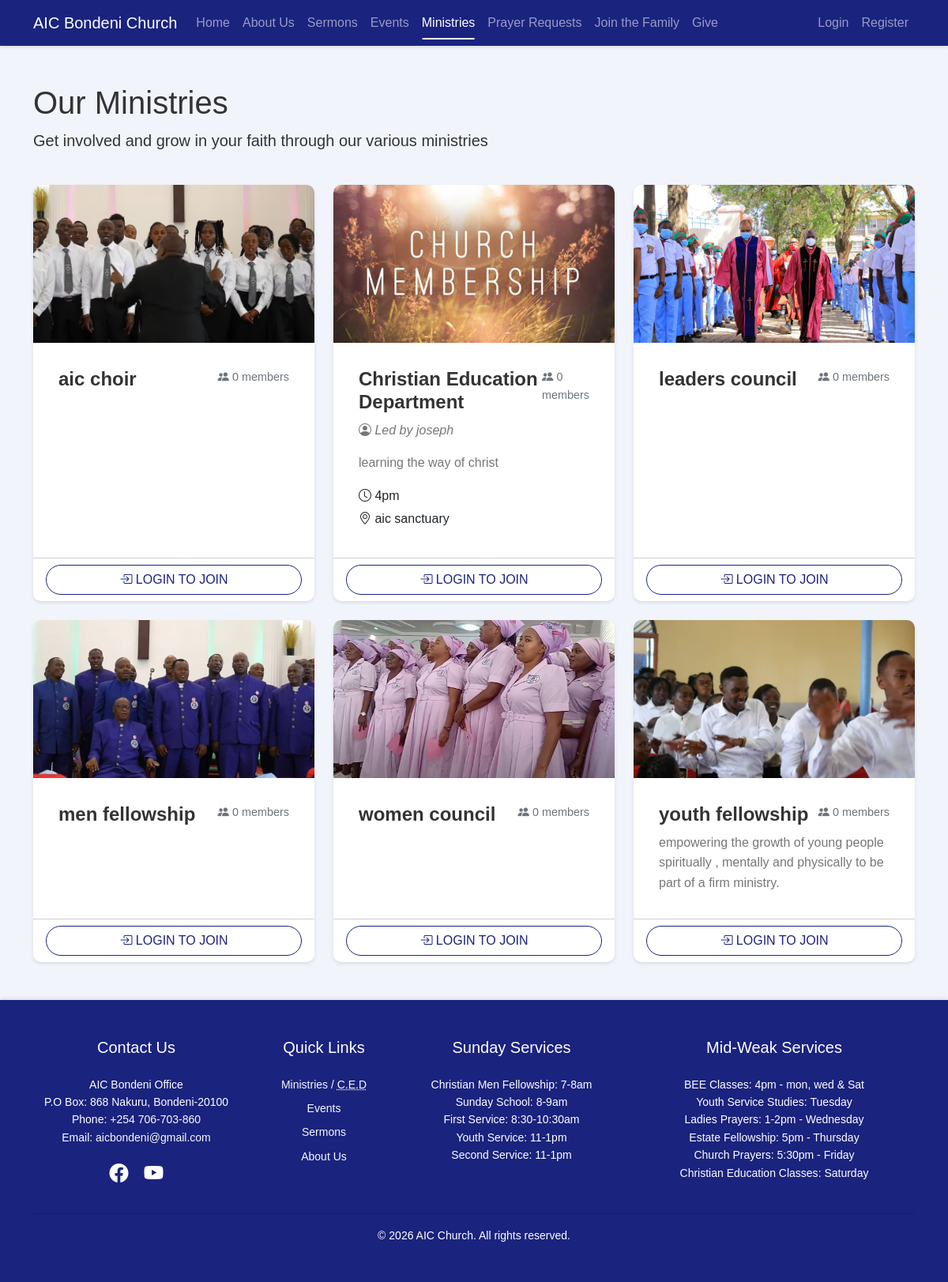
The page /well-known/ministries.php on the database its author committed.
### tables this page shows
CREATE TABLE `ministries` (
  `id` int(11) NOT NULL,
  `name` varchar(100) NOT NULL,
  `description` text DEFAULT NULL,
  `leader` varchar(100) DEFAULT NULL,
  `meeting_time` varchar(100) DEFAULT NULL,
  `location` varchar(255) DEFAULT NULL,
  `image_url` varchar(255) DEFAULT NULL,
  `is_active` tinyint(1) DEFAULT 1,
  `created_at` timestamp NOT NULL DEFAULT current_timestamp()
);

### well-known/includes/auth.php (called while the page is built, shortened)
<?php
function is_logged_in() {
    return isset($_SESSION['user_id']);
}
?>

### well-known/ministries.php (the view, shortened to what this page needs)
<?php
require_once 'includes/auth.php';
$stmt = $conn->prepare("SELECT m.*,
    (SELECT COUNT(*) FROM ministry_members WHERE ministry_id = m.id) as member_count,
    (SELECT COUNT(*) FROM ministry_members WHERE ministry_id = m.id AND user_id = ?) as is_member
    FROM ministries m WHERE m.is_active = 1 ORDER BY m.name");
$user_id = is_logged_in() ? $_SESSION['user_id'] : 0;
$stmt->bind_param("i", $user_id);
$stmt->execute();
$ministries = $stmt->get_result();
?>
<!DOCTYPE html>
<html lang="en">
<head>
    <link href="https://cdn.jsdelivr.net/npm/bootstrap@5.3.0/dist/css/bootstrap.min.css" rel="stylesheet">
    <link rel="stylesheet" href="https://cdn.jsdelivr.net/npm/bootstrap-icons@1.7.2/font/bootstrap-icons.css">
    <link rel="stylesheet" href="assets/css/style.css">
</head>
<body>
    <?php include 'includes/navbar.php'; ?>
    <div class="container py-5">
        <div class="row mb-4">
            <div class="col-md-8">
                <h1>Our Ministries</h1>
                <p class="lead">Get involved and grow in your faith through our various ministries</p>
            </div>
        </div>
        <div class="row g-4">
            <?php
            if ($ministries->num_rows > 0) {
                while ($ministry = $ministries->fetch_assoc()) {
                    ?>
                    <div class="col-md-6 col-lg-4">
                        <div class="card ministry-card">
                            <img src="<?php echo !empty($ministry['image_url']) ? htmlspecialchars($ministry['image_url']) : 'assets/images/ministry-placeholder.jpg'; ?>"
                                 class="card-img-top ministry-image" alt="<?php echo htmlspecialchars($ministry['name']); ?>">
                            <div class="card-body">
                                <div class="d-flex justify-content-between align-items-start mb-2">
                                    <h5 class="card-title mb-0"><?php echo htmlspecialchars($ministry['name']); ?></h5>
                                    <span class="member-count">
                                        <i class="bi bi-people-fill"></i> <?php echo $ministry['member_count']; ?> members
                                    </span>
                                </div>
                                <?php if (!empty($ministry['leader'])): ?>
                                    <p class="card-text ministry-leader">
                                        <i class="bi bi-person-circle"></i> Led by <?php echo htmlspecialchars($ministry['leader']); ?>
                                    </p>
                                <?php endif; ?>
                                <p class="card-text"><?php echo nl2br(htmlspecialchars($ministry['description'])); ?></p>
                                <?php if (!empty($ministry['meeting_time']) || !empty($ministry['location'])): ?>
                                    <div class="mt-3">
                                        <?php if (!empty($ministry['meeting_time'])): ?>
                                            <p class="mb-1">
                                                <i class="bi bi-clock"></i> <?php echo htmlspecialchars($ministry['meeting_time']); ?>
                                            </p>
                                        <?php endif; ?>
                                        <?php if (!empty($ministry['location'])): ?>
                                            <p class="mb-1">
                                                <i class="bi bi-geo-alt"></i> <?php echo htmlspecialchars($ministry['location']); ?>
                                            </p>
                                        <?php endif; ?>
                                    </div>
                                <?php endif; ?>
                            </div>
                            <div class="card-footer bg-transparent">
                                <?php if (is_logged_in()): ?>
                                    <?php if ($ministry['is_member']): ?>
                                        <button class="btn btn-leave-ministry w-100 ministry-action"
                                                data-ministry-id="<?php echo $ministry['id']; ?>"
                                                data-action="leave">
                                            <i class="bi bi-box-arrow-right"></i> Leave Ministry
                                        </button>
                                    <?php else: ?>
                                        <button class="btn btn-primary w-100 ministry-action"
                                                data-ministry-id="<?php echo $ministry['id']; ?>"
                                                data-action="join">
                                            <i class="bi bi-plus-circle"></i> Join Ministry
                                        </button>
                                    <?php endif; ?>
                                <?php else: ?>
                                    <a href="login.php" class="btn btn-outline-primary w-100">
                                        <i class="bi bi-box-arrow-in-right"></i> Login to Join
                                    </a>
                                <?php endif; ?>
                            </div>
                        </div>
                    </div>
                    <?php
                }
            }
            ?>
        </div>
    </div>
    <?php include 'includes/footer.php'; ?>
</body>
</html>

### rows shown on the page
ministries: image_url (picture), name "aic choir", member_count "0"
ministries: image_url (picture), name "Christian Education Department", member_count "0", leader "joseph", description "learning the way of christ", meeting_time "4pm", location "aic sanctuary"
ministries: image_url (picture), name "leaders council", member_count "0"
ministries: image_url (picture), name "men fellowship", member_count "0"
ministries: image_url (picture), name "women council", member_count "0"
ministries: image_url (picture), name "youth fellowship", member_count "0", description "empowering the growth of young people spiritually , mentally and physically to be part of a firm ministry."
